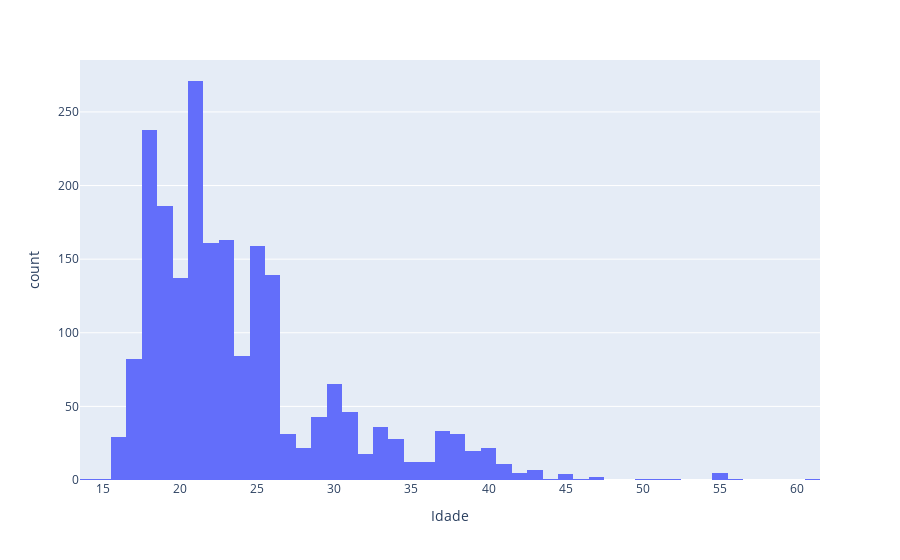

Notebook source saved alongside this figure:
### Code cell
# Análise Univariada - Idade
px.histogram(df_obesidade, x='Idade')

### Figure 1 — Plotly figure (JSON) as saved in the notebook; plotly's stock layout.template omitted (floating-point values rounded to 4 significant figures; data arrays with more than 128 entries replaced by an {"elided": "..."} marker saying what was removed)
{"data": [{"alignmentgroup": "True", "bingroup": "x", "hovertemplate": "Idade=%{x}<br>count=%{y}<extra></extra>", "legendgroup": "", "marker": {"color": "#636efa", "pattern": {"shape": ""}}, "name": "", "offsetgroup": "", "orientation": "v", "showlegend": false, "type": "histogram", "x": {"elided": "2111 int values"}, "xaxis": "x", "yaxis": "y"}], "layout": {"barmode": "relative", "legend": {"tracegroupgap": 0}, "margin": {"t": 60}, "xaxis": {"anchor": "y", "domain": [0, 1], "title": {"text": "Idade"}}, "yaxis": {"anchor": "x", "domain": [0, 1], "title": {"text": "count"}}}}
